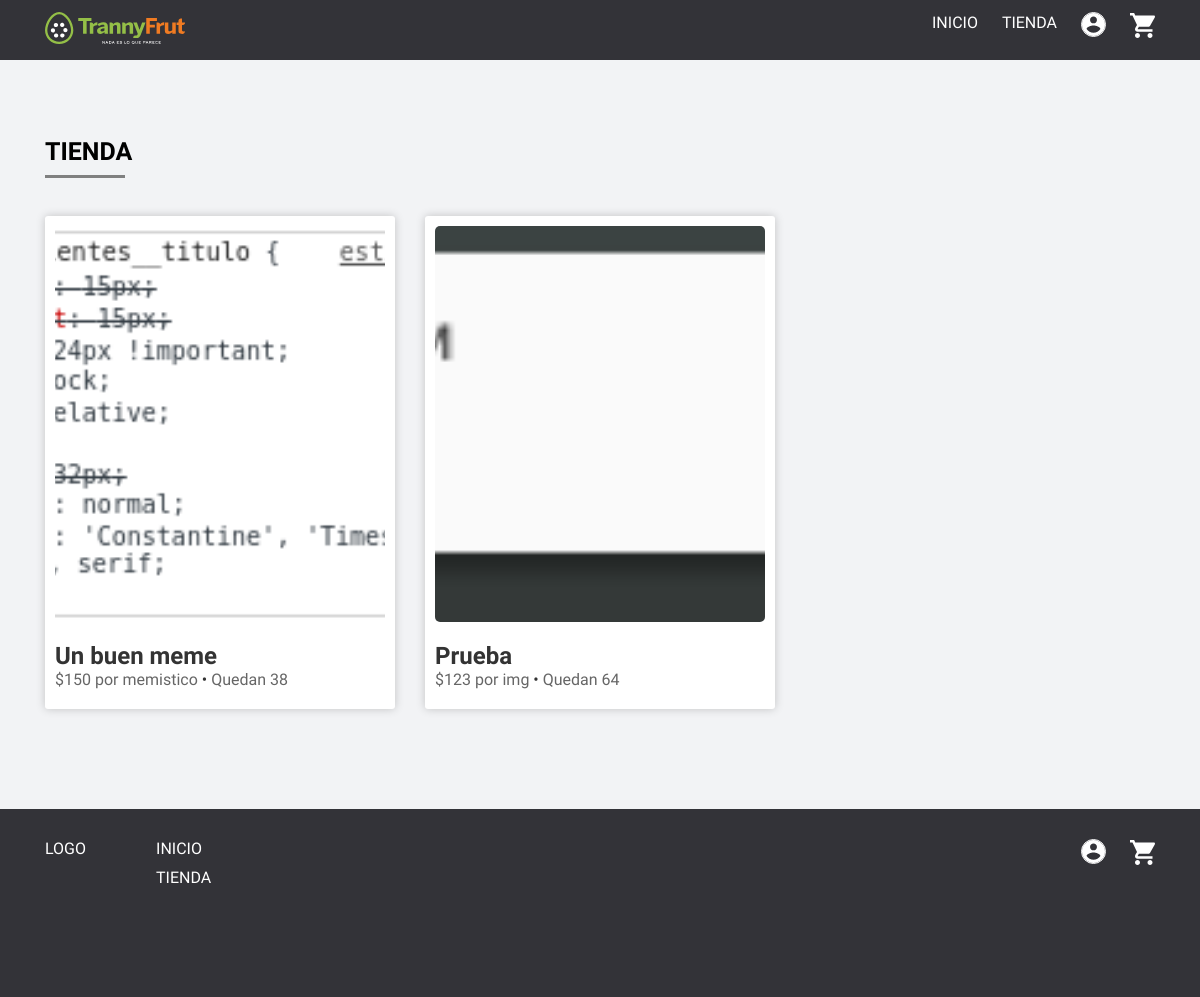
The page /app/tienda.php on the database its author committed.
### tables this page shows
CREATE TABLE `producto` (
  `id` int(11) NOT NULL,
  `imagen` text,
  `nombre` text,
  `descripcion` text,
  `precio` int(11) DEFAULT NULL,
  `unidad` text,
  `existencia` text,
  `fecha_creacion` timestamp NOT NULL DEFAULT CURRENT_TIMESTAMP,
  `imagenes` json DEFAULT NULL
);

### app/funciones-generales.php (called while the page is built, shortened)
<?php
  function get_archivo( $tipo ){
    $bd = mysqli_connect("db","root","root", "main");
    $sql = "SELECT * FROM $tipo";
    $result = $bd->query($sql);
    return $result;
  }
?>

### app/tienda.php (the view, shortened to what this page needs)
<?php
  include('estructura/cabecera.php');
?>
<main class="admin-page registrar-producto-page">
  <div class="container">
      <h1> Tienda </h1>
    <section class="archive-productos">
      <div class="row">
        <?php
          $result = get_archivo("producto");
          if ($result->num_rows > 0) :
            while($producto = $result->fetch_assoc()) :
              $precio = $producto['precio'];
              $unidad = $producto['unidad'];
        ?>
          <div class="col-12 col-sm-6 col-lg-4">
            <article class="tarjeta tarjeta-producto">
              <a class="link-producto"
                  href="/producto.php?id=<?php echo $producto['id'] ?>">
                  <div class="imagen"
                  style="background-image:url(../<?php echo $producto['imagen'] ?>)"></div>
                <h2>
                  <?php echo $producto['nombre']; ?>
                </h2>
                <span class="precio"><?php echo "$$precio por $unidad" ?></span> • <span class="existencia">Quedan <?php echo $producto['existencia'] ?></span>
              </a>
            </article>
          </div>
        <?php
            endwhile;
          endif;
        ?>
      </div>
    </section>
  </div>
</main>
<?php
  include('estructura/pie.php');
?>

### app/css/estilos.css (style rules this page uses)
html { box-sizing: border-box; -ms-overflow-style: scrollbar; }
*, *::before, *::after { box-sizing: inherit; }
.container { width: 100%; padding-right: 15px; padding-left: 15px; margin-right: auto; margin-left: auto; }
@media (min-width: 576px) { .container { max-width: 540px; } }
@media (min-width: 768px) { .container { max-width: 720px; } }
@media (min-width: 992px) { .container { max-width: 960px; } }
@media (min-width: 1200px) { .container { max-width: 1140px; } }
.row { display: -ms-flexbox; display: flex; -ms-flex-wrap: wrap; flex-wrap: wrap; margin-right: -15px; margin-left: -15px; }
.col-1, .col-2, .col-3, .col-4, .col-5, .col-6, .col-7, .col-8, .col-9, .col-10, .col-11, .col-12, .col, .col-auto, .col-sm-1, .col-sm-2, .col-sm-3, .col-sm-4, .col-sm-5, .col-sm-6, .col-sm-7, .col-sm-8, .col-sm-9, .col-sm-10, .col-sm-11, .col-sm-12, .col-sm, .col-sm-auto, .col-md-1, .col-md-2, .col-md-3, .col-md-4, .col-md-5, .col-md-6, .col-md-7, .col-md-8, .col-md-9, .col-md-10, .col-md-11, .col-md-12, .col-md, .col-md-auto, .col-lg-1, .col-lg-2, .col-lg-3, .col-lg-4, .col-lg-5, .col-lg-6, .col-lg-7, .col-lg-8, .col-lg-9, .col-lg-10, .col-lg-11, .col-lg-12, .col-lg, .col-lg-auto, .col-xl-1, .col-xl-2, .col-xl-3, .col-xl-4, .col-xl-5, .col-xl-6, .col-xl-7, .col-xl-8, .col-xl-9, .col-xl-10, .col-xl-11, .col-xl-12, .col-xl, .col-xl-auto { position: relative; width: 100%; min-height: 1px; padding-right: 15px; padding-left: 15px; }
.col-12 { -ms-flex: 0 0 100%; flex: 0 0 100%; max-width: 100%; }
@media (min-width: 576px) { .col-sm-6 { -ms-flex: 0 0 50%; flex: 0 0 50%; max-width: 50%; } }
@media (min-width: 992px) { .col-lg-4 { -ms-flex: 0 0 33.333333%; flex: 0 0 33.333333%; max-width: 33.333333%; } }
body, html { height: 100%; width: 100%; }
body { margin: 0; }
* { box-sizing: border-box; font-family: "Raleway"; }
main { padding: 60px 0px; }
.tarjeta { position: relative; width: 100%; height: 100%; }
.tarjeta-producto { position: relative; width: 100%; height: 100%; }
.tarjeta-producto .link-producto { padding: 10px 10px 20px; background-color: white; -webkit-border-radius: 3px; -moz-border-radius: 3px; border-radius: 3px; box-shadow: 0px 0px 10px rgba(0, 0, 0, 0.2); display: block; width: 100%; position: relative; color: #333; -webkit-transition: all 0.5s ease; -moz-transition: all 0.5s ease; -o-transition: all 0.5s ease; transition: all 0.5s ease; margin-bottom: 40px; }
.tarjeta-producto .link-producto .imagen { background-position: center center; background-size: cover; background-repeat: no-repeat; width: 100%; padding: 60% 0; -webkit-border-radius: 5px; -moz-border-radius: 5px; border-radius: 5px; }
.tarjeta-producto .link-producto h2, .tarjeta-producto .link-producto span { z-index: 1; margin-bottom: 0px; }
.tarjeta-producto .link-producto span { color: #666; }
.tarjeta-producto .link-producto h2 { margin-top: 20px; font-weight: bold; }
body { margin: 0; background-color: #f2f3f5; }
a { position: relative; text-decoration: none; color: #000; }
h1 { font-size: 25px; text-transform: uppercase; font-weight: bold; margin-bottom: 1.5em; position: relative; padding-bottom: 0.5em; }
h1:after { content: ""; display: block; width: 80px; height: 3px; background-color: gray; position: absolute; bottom: 0px; left: 0px; }

### rows shown on the page
producto: imagen (picture), nombre "Un buen meme", precio "150", unidad "memistico", existencia "38"
producto: imagen (picture), nombre "Prueba", precio "123", unidad "img", existencia "64"
